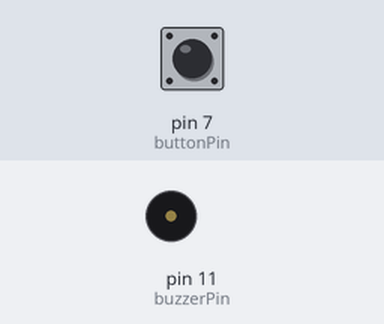
This sketch was run on a simulated Arduino Uno, built with avr-gcc and run on an emulated ATmega328P. Parts: buzzer (waves = sounding). The inputs (shaded band) are chosen by the test bench; at power-on: pin 7 (buttonPin) LOW.

Above: at 1.2 s.
1.3 s: pin 7 (buttonPin) pulled HIGH for 0.15 s
2.9 s: pin 7 (buttonPin) pulled HIGH for 3.2 s
At 4.1 s:
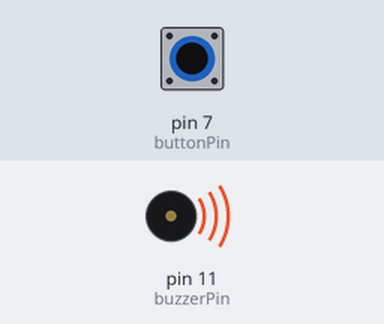
Timing chart, 0 to 3.0 s (numbered marks = the images above; inputs shaded):
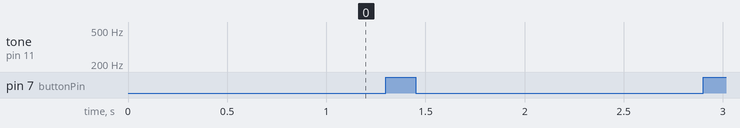

The sketch:

Practica2_PulsometroAlambre.ino
```cpp
const int buttonPin = 7;
const int buzzerPin = 11;

int frecuencias[] = {262, 294, 330, 349, 392, 440, 494};
int indice = 0;
bool lastState = LOW;

void setup() {
  pinMode(buttonPin, INPUT);
  pinMode(buzzerPin, OUTPUT);
}

//void loop() {
//  int buttonState = digitalRead(buttonPin);

 // if(buttonState == HIGH) {
  //  tone(buzzerPin, frecuencias[indice]);
   // delay(500);
   // indice = (indice + 1) % 7;
 // } else {
  //  noTone(buzzerPin);
 // }
//}

void loop(){
  int buttonState = digitalRead(buttonPin);

  if (buttonState == HIGH && lastState == LOW) {
    tone(buzzerPin, frecuencias[indice]);
    indice = (indice + 1 ) % 7;
  } else if (buttonState == LOW) {
    noTone(buzzerPin);
    lastState = buttonState;
  }
}
```
